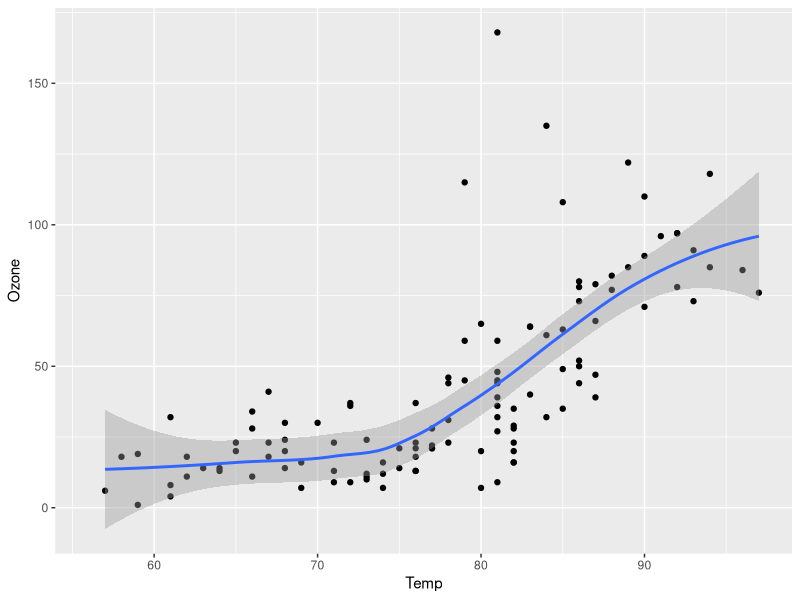
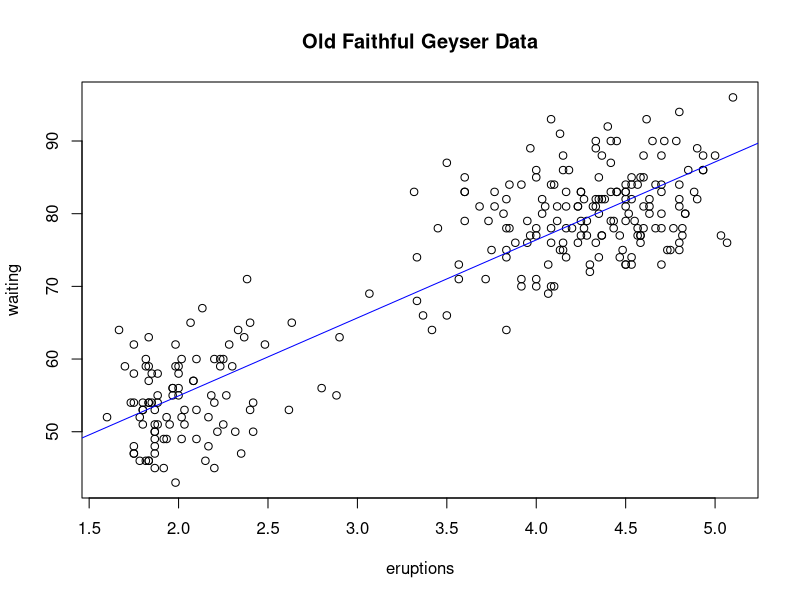

R code for these plots, in order:
## ---- chunk 1
#| label: fig-Graph
#| fig-width: 6
#| fig-height: 3
library(ggplot2)
ggplot(airquality, aes(Temp, Ozone)) + 
  geom_point() + 
  geom_smooth(method = "loess")


## ---- chunk 2
#| fig-width: 5
mod <- lm(waiting ~ eruptions, data = faithful)
plot(faithful, main = "Old Faithful Geyser Data")
abline(mod, col = 'blue')
summary(mod)

